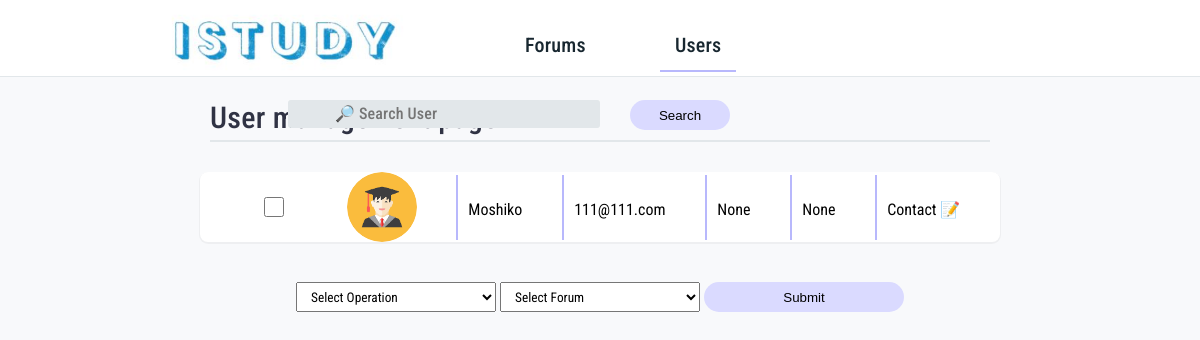
Before: /UserManagementPage/Admin1234 with the older database file.
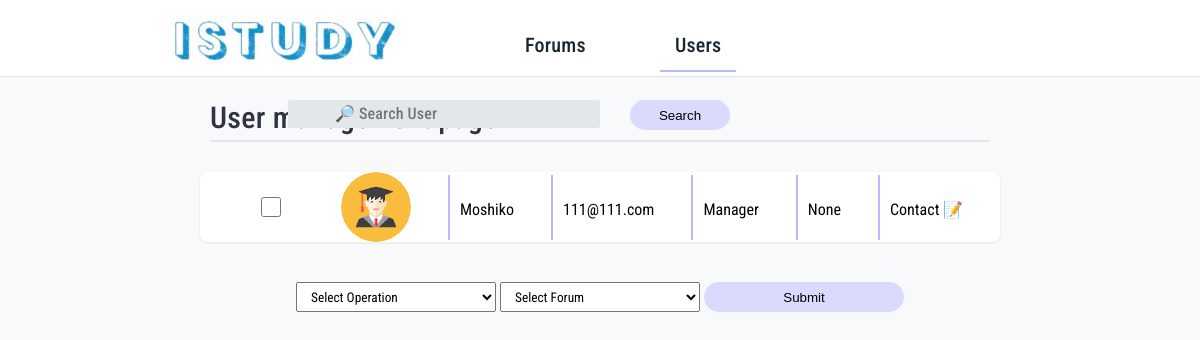
After: the same page with the newer database file.
### WebIStudy/models.py (models this page shows, shortened)
class User(models.Model):
    user_name = models.CharField(max_length=50)
    password = models.CharField(max_length=50)
    email = models.CharField(max_length=50)
    campus = models.CharField(max_length=50)
    degree = models.CharField(max_length=50)
    study_year = models.CharField(max_length=50)
    picture = models.ImageField(upload_to=filepath,  null=True, blank=True)
    blocked = models.CharField(max_length=50, null=True)
    manager = models.CharField(max_length=50, null=True)
    forum_manage = models.CharField(max_length=50, null=True)

### WebIStudy/views.py (the view)
# urls.py: re_path(r'UserManagementPage/(?P<oid>[-\w]*)',ShowUserManagePage, name='UsersManage'),
def ShowUserManagePage(request, oid):
    admin = Admin.objects.get(user_name = oid)
    user = User.objects.all()
    forum = Forum.objects.all()
    return render(request, "HTML/UserManagement.html", {'admin':admin, 'user':user, 'forum':forum})

### WebIStudy/templates/HTML/UserManagement.html (shortened to what this page needs)
{% load static %}
<!DOCTYPE html>
<html lang="en" dir="ltr">
  <head>
    <link rel="stylesheet" href="{% static 'CSS/UserManagement.css' %}">
  </head>
  <body>
    <nav>
      <div class="Menu">
        <img src="{% static 'Pictures/Istudy_Logo.JPG' %}" alt="logi" class="logo_image">
        <a href="{% url 'WebIStudy:BacktoManage' admin.user_name %}"><button class="forums_button">Forums</button></a>
        <a href=""><button class="Users_button">Users</button></a>
      </div>
    </nav>
    <section>
      <div class="Search">
        <h1>User management page</h1>
        <form action="{% url 'WebIStudy:searchuser' admin.user_name %}" method="post">
          <input class="input" type="text" name="searchbar" id="searchbar" placeholder="&#128270; Search User"  />
          <button  class="inpu"  style="width: 100px; margin-left: 1150px; margin-top: -40px; position: absolute;"> Search </button>
        </form>
      </div>
    </section>
    <form action="{% url 'WebIStudy:UsersManageActions' admin.user_name %}" method="post" class="container">
      {% for i in user%}
      <div class="UserProf">
        <input type="checkbox" class="check" value="{{i.user_name}}" name="item">
        <img src="{{i.picture.url}}" class="userImage" alt="">
        <p>{{i.user_name}}</p>
        <p>{{i.email}}</p>
        <p>{{i.manager}}</p>
        <p>{{i.blocked}}</p>
        <p><label class="contact_Button">Contact &#128221;</label></p>
      </div>
      {% endfor %}
      <div class="options">
          <select name="oper" id="">
            <option value="">Select Operation</option>
          </select>
          <select name="manage" id="">
              <option value="Select Forum">Select Forum</option>
          </select>
          <button class="inpu">Submit</button>
      </div>
    </form>
    {% load static %}
  </body>
</html>

Changed rows visible on the page:
changed User "Moshiko": manager "None" → "Manager"
